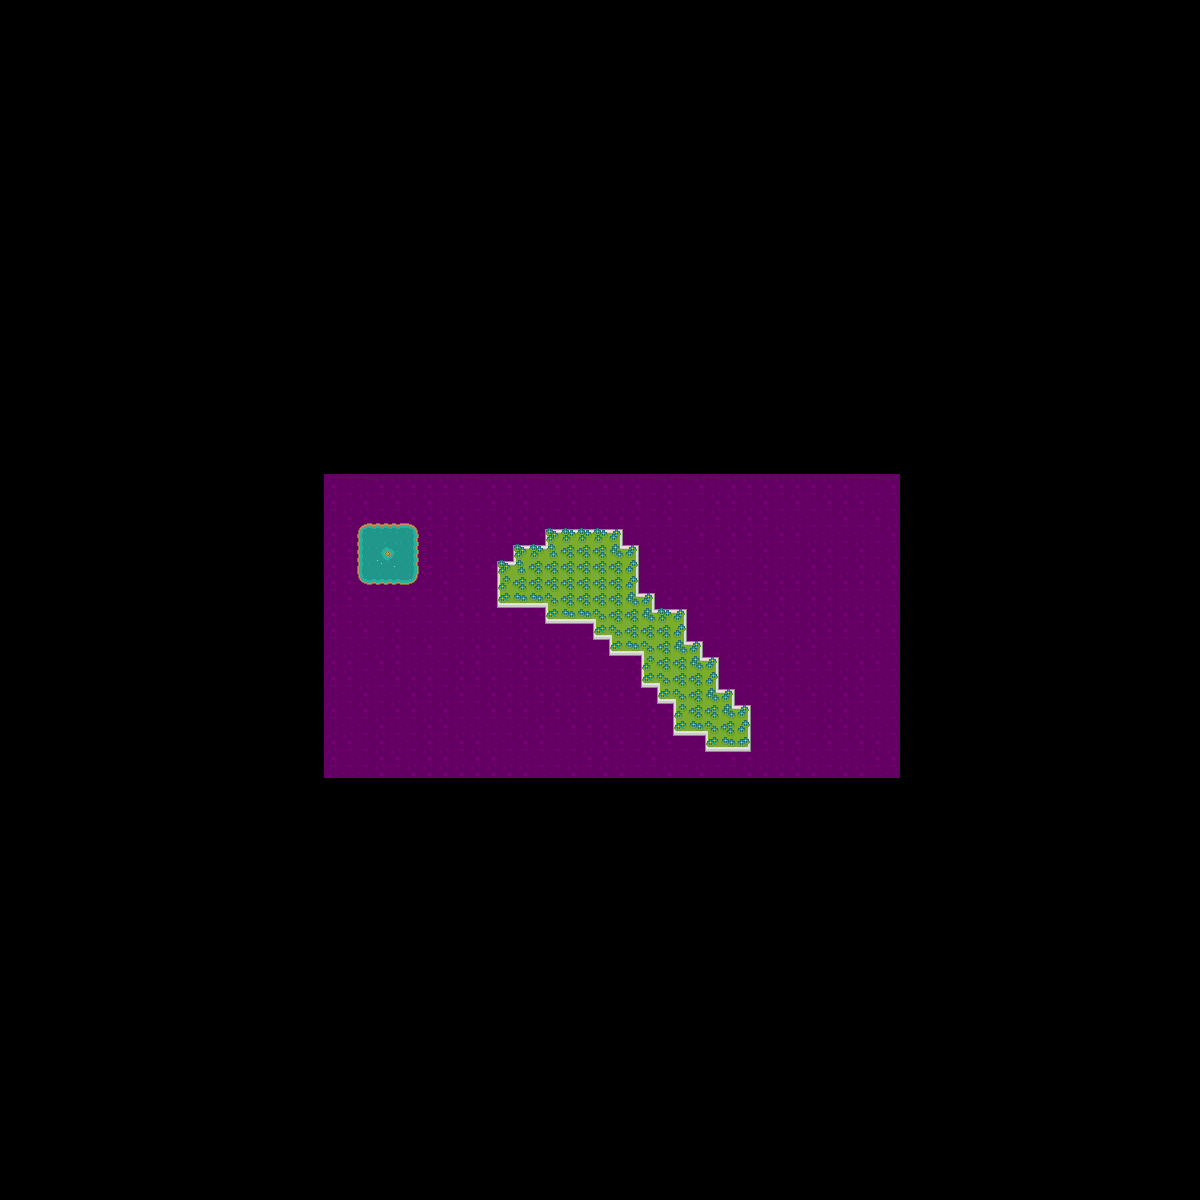

Rendered tile map (Tiled .tmx) drawn with the repository's tilesets; below, a short description and the map source with its tile grids summarised:
An orthogonal 75x75 tile map with 16x16 px tiles, 2 tile layers (base_tileset, objects), 2 tilesets.

<map version="1.2" tiledversion="1.2.1" orientation="orthogonal" renderorder="left-down" width="75" height="75" tilewidth="16" tileheight="16" infinite="0" nextlayerid="6" nextobjectid="1">
 <tileset firstgid="1" source="1.tsx" />
 <tileset firstgid="1768" source="2.tsx" />
 <layer id="1" name="base_tileset" width="75" height="75" offsetx="-28.8333" offsety="10.8333">
  <data>[5625 cells, 684 non-empty, 14 distinct tile ids]</data>
 </layer>
 <layer id="5" name="objects" width="75" height="75">
  <data>[5625 cells, 90 non-empty, 12 distinct tile ids]</data>
 </layer>
</map>
